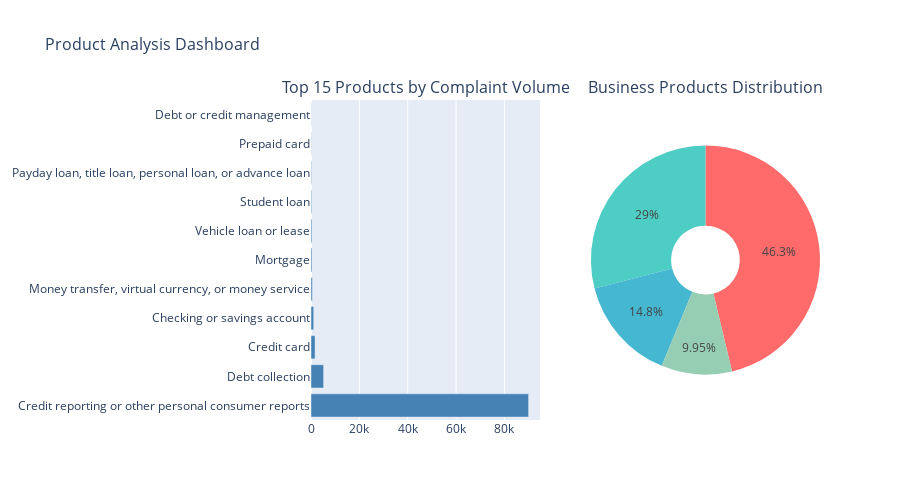

Source (notebook cell):
### Code cell
# %%
# ============================================================================
# 📈 SECTION 3: EXPLICIT VISUALIZATION 2 - Product Distribution
# ============================================================================
print("\n📈 Creating product distribution visualizations...")

fig_products = create_product_distribution_plots(df, save_path='../visualizations/product_distribution.html')
fig_products.show()

### Figure 1 — Plotly figure (JSON) as saved in the notebook; plotly's stock layout.template omitted (floating-point values rounded to 4 significant figures)
{"data": [{"marker": {"color": "steelblue"}, "name": "Complaint Count", "orientation": "h", "type": "bar", "x": [90002, 5214, 1680, 1111, 566, 400, 381, 270, 218, 93, 65], "xaxis": "x", "y": ["Credit reporting or other personal consumer reports", "Debt collection", "Credit card", "Checking or savings account", "Money transfer, virtual currency, or money service", "Mortgage", "Vehicle loan or lease", "Student loan", "Payday loan, title loan, personal loan, or advance loan", "Prepaid card", "Debt or credit management"], "yaxis": "y"}, {"domain": {"x": [0.55, 1], "y": [0, 1]}, "hole": 0.3, "labels": ["Credit Card", "Savings Account", "Money Transfer", "Personal Loan"], "marker": {"colors": ["#FF6B6B", "#4ECDC4", "#45B7D1", "#96CEB4"]}, "type": "pie", "values": [1773, 1111, 566, 381]}], "layout": {"annotations": [{"font": {"size": 16}, "showarrow": false, "text": "Top 15 Products by Complaint Volume", "x": 0.225, "xanchor": "center", "xref": "paper", "y": 1, "yanchor": "bottom", "yref": "paper"}, {"font": {"size": 16}, "showarrow": false, "text": "Business Products Distribution", "x": 0.775, "xanchor": "center", "xref": "paper", "y": 1, "yanchor": "bottom", "yref": "paper"}], "height": 500, "showlegend": false, "title": {"font": {"size": 16}, "text": "Product Analysis Dashboard"}, "xaxis": {"anchor": "y", "domain": [0, 0.45]}, "yaxis": {"anchor": "x", "domain": [0, 1]}}}
